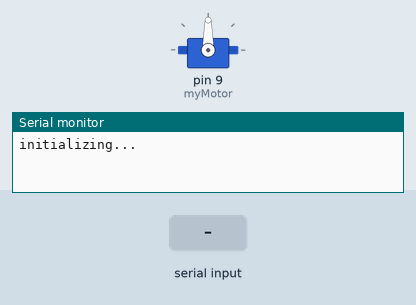
Simulated run of this sketch. Board: Arduino Uno, built with avr-gcc and run on an emulated ATmega328P. On the bench: servo, the last lines printed to the serial monitor. Inputs (shaded band) come from the test bench.

Above: at 1.2 s.
1.3 s: "30,150\n" received over Serial
At 2.1 s:
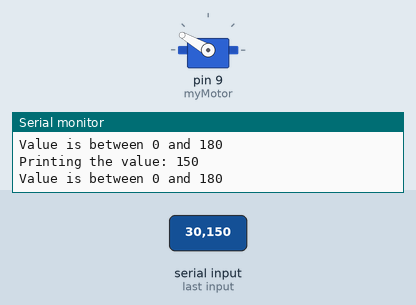
At 3.3 s:
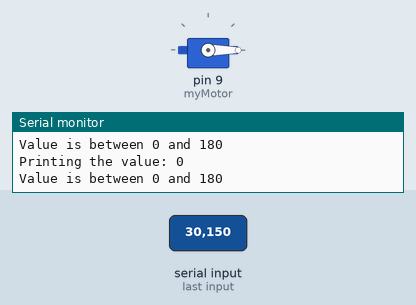
3.8 s: "90,45\n" received over Serial
At 4.4 s:
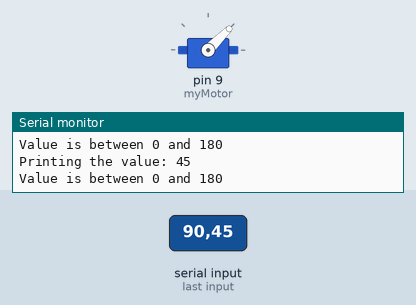
Timing chart, 0 to 6.8 s (numbered marks = the images above; inputs shaded):
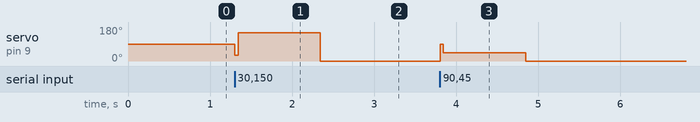

Measured:
- after the input at 1.3 s, servo on pin 9 (myMotor): 90° → 150° at once, → 0° 1.0 s later
- after the input at 3.8 s, servo on pin 9 (myMotor): 0° → 45° at once, → 0° 1.0 s later

The sketch:

esc_control.ino
```cpp
// Control a brushless motor through an ESC

// Open the arduino serial port and enter a number between 0-180
// Arming the esc differs for every brand. Try combinations of 0-->180 to arm the motor


#include <Servo.h>

Servo myMotor;
int incomingString;

void setup() {
  // Put the motor to Arduino pin #3
  myMotor.attach(9);

  // Required for I/O from Serial monitor
  Serial.begin(9600);
  // Print a startup message
  Serial.println("initializing...");
}

void loop() {
  // If there is incoming value
  if(Serial.available() > 0) {

    incomingString = Serial.parseInt();

    // print the integer
    Serial.print("Printing the value: ");
    Serial.println(incomingString);


    if (incomingString > -1 && incomingString < 181) {

     Serial.println("Value is between 0 and 180");
     myMotor.write(incomingString);
    }

   else {
     Serial.println("Value is NOT between 0 and 180");
     Serial.println("Error with the input");
   }

    // Reset the value of the incomingString
    incomingString = "";
  }
}
```
